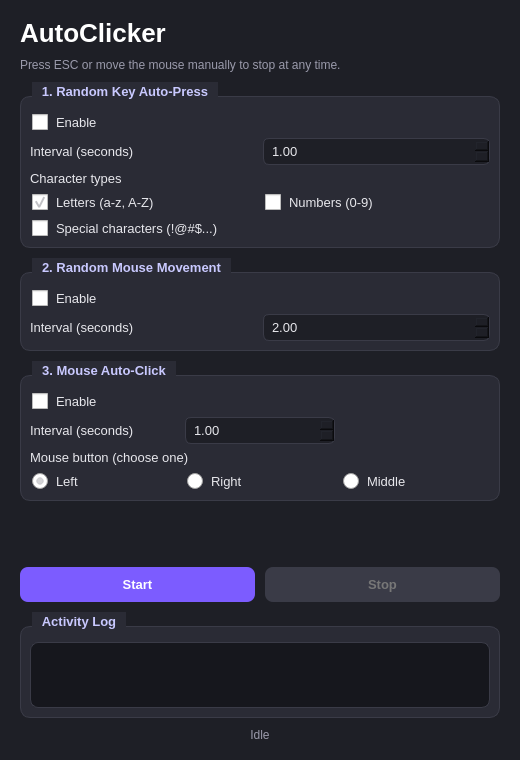
<?xml version="1.0" encoding="UTF-8"?>
<ui version="4.0">
 <class>MainWindow</class>
 <widget class="QMainWindow" name="MainWindow">
  <property name="geometry">
   <rect>
    <x>0</x>
    <y>0</y>
    <width>520</width>
    <height>760</height>
   </rect>
  </property>
  <property name="windowTitle">
   <string>AutoClicker</string>
  </property>
  <property name="styleSheet">
   <string notr="true">
QMainWindow {
    background-color: #1e1f26;
}
QWidget {
    color: #e7e7ec;
    font-family: "Segoe UI", "Inter", sans-serif;
    font-size: 13px;
}
QLabel#titleLabel {
    font-size: 26px;
    font-weight: 700;
    color: #ffffff;
}
QLabel#subtitleLabel {
    color: #9a9aab;
    font-size: 12px;
}
QLabel#countdownLabel {
    font-size: 40px;
    font-weight: 700;
    color: #7c5cff;
}
QLabel#statusLabel {
    color: #9a9aab;
    font-size: 12px;
}
QGroupBox {
    background-color: #2a2b35;
    border: 1px solid #3a3b47;
    border-radius: 10px;
    margin-top: 14px;
    font-weight: 600;
    font-size: 13px;
    padding-top: 6px;
}
QGroupBox::title {
    subcontrol-origin: margin;
    left: 12px;
    padding: 2px 8px;
    color: #c9c9ff;
    background-color: #2a2b35;
}
QCheckBox, QRadioButton {
    spacing: 8px;
    padding: 2px;
}
QCheckBox::indicator, QRadioButton::indicator {
    width: 16px;
    height: 16px;
}
QDoubleSpinBox {
    background-color: #1e1f26;
    border: 1px solid #3a3b47;
    border-radius: 6px;
    padding: 4px 6px;
    min-width: 70px;
}
QPushButton {
    border-radius: 8px;
    padding: 10px 18px;
    font-weight: 600;
    font-size: 13px;
}
QPushButton#startButton {
    background-color: #7c5cff;
    color: #ffffff;
    border: none;
}
QPushButton#startButton:hover {
    background-color: #8d70ff;
}
QPushButton#startButton:disabled {
    background-color: #3a3b47;
    color: #777;
}
QPushButton#stopButton {
    background-color: #ff5c7c;
    color: #ffffff;
    border: none;
}
QPushButton#stopButton:hover {
    background-color: #ff7590;
}
QPushButton#stopButton:disabled {
    background-color: #3a3b47;
    color: #777;
}
QTextEdit {
    background-color: #16171d;
    border: 1px solid #3a3b47;
    border-radius: 8px;
    color: #b8ffcb;
    font-family: Consolas, monospace;
    font-size: 12px;
}
QScrollBar:vertical {
    background: #1e1f26;
    width: 10px;
}
QScrollBar::handle:vertical {
    background: #3a3b47;
    border-radius: 5px;
}
</string>
  </property>
  <widget class="QWidget" name="centralwidget">
   <layout class="QVBoxLayout" name="rootLayout">
    <property name="leftMargin"><number>20</number></property>
    <property name="rightMargin"><number>20</number></property>
    <property name="topMargin"><number>18</number></property>
    <property name="bottomMargin"><number>18</number></property>
    <property name="spacing"><number>10</number></property>
    <item>
     <widget class="QLabel" name="titleLabel">
      <property name="text"><string>AutoClicker</string></property>
     </widget>
    </item>
    <item>
     <widget class="QLabel" name="subtitleLabel">
      <property name="text"><string>Press ESC or move the mouse manually to stop at any time.</string></property>
      <property name="wordWrap"><bool>true</bool></property>
     </widget>
    </item>

    <item>
     <widget class="QGroupBox" name="groupKey">
      <property name="title"><string>1. Random Key Auto-Press</string></property>
      <layout class="QGridLayout" name="gridKey">
       <item row="0" column="0" colspan="2">
        <widget class="QCheckBox" name="checkKeyEnabled">
         <property name="text"><string>Enable</string></property>
        </widget>
       </item>
       <item row="1" column="0">
        <widget class="QLabel" name="labelKeyInterval">
         <property name="text"><string>Interval (seconds)</string></property>
        </widget>
       </item>
       <item row="1" column="1">
        <widget class="QDoubleSpinBox" name="spinKeyInterval">
         <property name="minimum"><double>0.050000000000000</double></property>
         <property name="maximum"><double>3600.000000000000</double></property>
         <property name="singleStep"><double>0.100000000000000</double></property>
         <property name="value"><double>1.000000000000000</double></property>
        </widget>
       </item>
       <item row="2" column="0" colspan="2">
        <widget class="QLabel" name="labelCharTypes">
         <property name="text"><string>Character types</string></property>
        </widget>
       </item>
       <item row="3" column="0">
        <widget class="QCheckBox" name="checkLetters">
         <property name="text"><string>Letters (a-z, A-Z)</string></property>
         <property name="checked"><bool>true</bool></property>
        </widget>
       </item>
       <item row="3" column="1">
        <widget class="QCheckBox" name="checkNumbers">
         <property name="text"><string>Numbers (0-9)</string></property>
        </widget>
       </item>
       <item row="4" column="0" colspan="2">
        <widget class="QCheckBox" name="checkSpecial">
         <property name="text"><string>Special characters (!@#$...)</string></property>
        </widget>
       </item>
      </layout>
     </widget>
    </item>

    <item>
     <widget class="QGroupBox" name="groupMove">
      <property name="title"><string>2. Random Mouse Movement</string></property>
      <layout class="QGridLayout" name="gridMove">
       <item row="0" column="0" colspan="2">
        <widget class="QCheckBox" name="checkMoveEnabled">
         <property name="text"><string>Enable</string></property>
        </widget>
       </item>
       <item row="1" column="0">
        <widget class="QLabel" name="labelMoveInterval">
         <property name="text"><string>Interval (seconds)</string></property>
        </widget>
       </item>
       <item row="1" column="1">
        <widget class="QDoubleSpinBox" name="spinMoveInterval">
         <property name="minimum"><double>0.050000000000000</double></property>
         <property name="maximum"><double>3600.000000000000</double></property>
         <property name="singleStep"><double>0.100000000000000</double></property>
         <property name="value"><double>2.000000000000000</double></property>
        </widget>
       </item>
      </layout>
     </widget>
    </item>

    <item>
     <widget class="QGroupBox" name="groupClick">
      <property name="title"><string>3. Mouse Auto-Click</string></property>
      <layout class="QGridLayout" name="gridClick">
       <item row="0" column="0" colspan="3">
        <widget class="QCheckBox" name="checkClickEnabled">
         <property name="text"><string>Enable</string></property>
        </widget>
       </item>
       <item row="1" column="0">
        <widget class="QLabel" name="labelClickInterval">
         <property name="text"><string>Interval (seconds)</string></property>
        </widget>
       </item>
       <item row="1" column="1">
        <widget class="QDoubleSpinBox" name="spinClickInterval">
         <property name="minimum"><double>0.050000000000000</double></property>
         <property name="maximum"><double>3600.000000000000</double></property>
         <property name="singleStep"><double>0.100000000000000</double></property>
         <property name="value"><double>1.000000000000000</double></property>
        </widget>
       </item>
       <item row="2" column="0" colspan="3">
        <widget class="QLabel" name="labelClickButton">
         <property name="text"><string>Mouse button (choose one)</string></property>
        </widget>
       </item>
       <item row="3" column="0">
        <widget class="QRadioButton" name="radioLeft">
         <property name="text"><string>Left</string></property>
         <property name="checked"><bool>true</bool></property>
        </widget>
       </item>
       <item row="3" column="1">
        <widget class="QRadioButton" name="radioRight">
         <property name="text"><string>Right</string></property>
        </widget>
       </item>
       <item row="3" column="2">
        <widget class="QRadioButton" name="radioMiddle">
         <property name="text"><string>Middle</string></property>
        </widget>
       </item>
      </layout>
     </widget>
    </item>

    <item>
     <widget class="QLabel" name="countdownLabel">
      <property name="text"><string></string></property>
      <property name="alignment"><set>Qt::AlignCenter</set></property>
     </widget>
    </item>

    <item>
     <layout class="QHBoxLayout" name="controlLayout">
      <item>
       <widget class="QPushButton" name="startButton">
        <property name="text"><string>Start</string></property>
       </widget>
      </item>
      <item>
       <widget class="QPushButton" name="stopButton">
        <property name="text"><string>Stop</string></property>
        <property name="enabled"><bool>false</bool></property>
       </widget>
      </item>
     </layout>
    </item>

    <item>
     <widget class="QGroupBox" name="groupLog">
      <property name="title"><string>Activity Log</string></property>
      <layout class="QVBoxLayout" name="logLayout">
       <item>
        <widget class="QTextEdit" name="logText">
         <property name="readOnly"><bool>true</bool></property>
        </widget>
       </item>
      </layout>
     </widget>
    </item>

    <item>
     <widget class="QLabel" name="statusLabel">
      <property name="text"><string>Idle</string></property>
      <property name="alignment"><set>Qt::AlignCenter</set></property>
     </widget>
    </item>

   </layout>
  </widget>
 </widget>
 <resources/>
 <connections/>
</ui>
